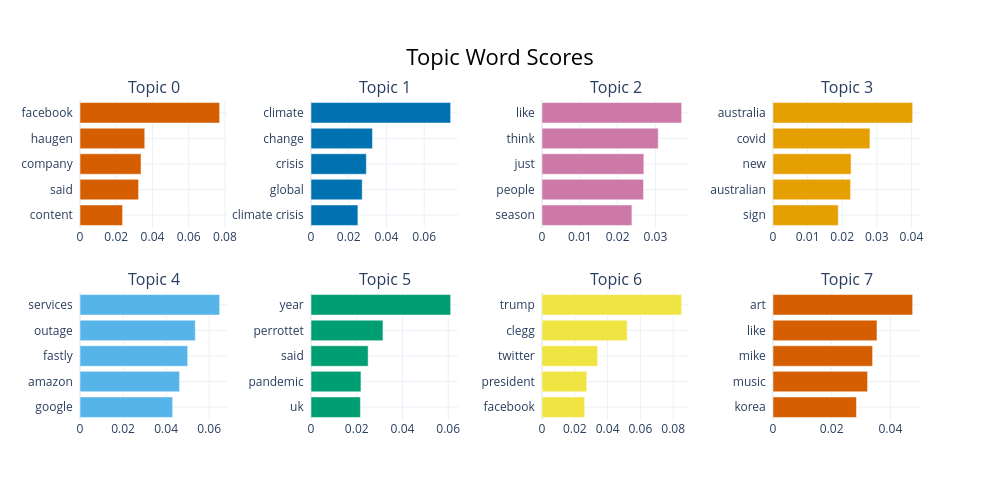

The cell this chart's notebook holds for it:
### Markdown cell above
## preAI

### Code cell
fig = pre_model.visualize_barchart(top_n_topics=8)
fig.show()

### Figure 1 — Plotly figure (JSON) as saved in the notebook; plotly's stock layout.template omitted (floating-point values rounded to 4 significant figures)
{"data": [{"marker": {"color": "#D55E00"}, "orientation": "h", "type": "bar", "x": [0.02349, 0.03232, 0.03368, 0.03573, 0.07707], "xaxis": "x", "y": ["content  ", "said  ", "company  ", "haugen  ", "facebook  "], "yaxis": "y"}, {"marker": {"color": "#0072B2"}, "orientation": "h", "type": "bar", "x": [0.02488, 0.02715, 0.02934, 0.03258, 0.07404], "xaxis": "x2", "y": ["climate crisis  ", "global  ", "crisis  ", "change  ", "climate  "], "yaxis": "y2"}, {"marker": {"color": "#CC79A7"}, "orientation": "h", "type": "bar", "x": [0.02378, 0.02686, 0.02694, 0.03075, 0.03694], "xaxis": "x3", "y": ["season  ", "people  ", "just  ", "think  ", "like  "], "yaxis": "y3"}, {"marker": {"color": "#E69F00"}, "orientation": "h", "type": "bar", "x": [0.01887, 0.02243, 0.02256, 0.02801, 0.04036], "xaxis": "x4", "y": ["sign  ", "australian  ", "new  ", "covid  ", "australia  "], "yaxis": "y4"}, {"marker": {"color": "#56B4E9"}, "orientation": "h", "type": "bar", "x": [0.04303, 0.04627, 0.05003, 0.05356, 0.06488], "xaxis": "x5", "y": ["google  ", "amazon  ", "fastly  ", "outage  ", "services  "], "yaxis": "y5"}, {"marker": {"color": "#009E73"}, "orientation": "h", "type": "bar", "x": [0.02162, 0.02185, 0.02498, 0.03147, 0.06107], "xaxis": "x6", "y": ["uk  ", "pandemic  ", "said  ", "perrottet  ", "year  "], "yaxis": "y6"}, {"marker": {"color": "#F0E442"}, "orientation": "h", "type": "bar", "x": [0.02602, 0.0273, 0.03391, 0.05194, 0.08516], "xaxis": "x7", "y": ["facebook  ", "president  ", "twitter  ", "clegg  ", "trump  "], "yaxis": "y7"}, {"marker": {"color": "#D55E00"}, "orientation": "h", "type": "bar", "x": [0.02845, 0.03224, 0.03394, 0.03544, 0.0476], "xaxis": "x8", "y": ["korea  ", "music  ", "mike  ", "like  ", "art  "], "yaxis": "y8"}], "layout": {"annotations": [{"font": {"size": 16}, "showarrow": false, "text": "Topic 0", "x": 0.0875, "xanchor": "center", "xref": "paper", "y": 1, "yanchor": "bottom", "yref": "paper"}, {"font": {"size": 16}, "showarrow": false, "text": "Topic 1", "x": 0.3625, "xanchor": "center", "xref": "paper", "y": 1, "yanchor": "bottom", "yref": "paper"}, {"font": {"size": 16}, "showarrow": false, "text": "Topic 2", "x": 0.6375, "xanchor": "center", "xref": "paper", "y": 1, "yanchor": "bottom", "yref": "paper"}, {"font": {"size": 16}, "showarrow": false, "text": "Topic 3", "x": 0.9125, "xanchor": "center", "xref": "paper", "y": 1, "yanchor": "bottom", "yref": "paper"}, {"font": {"size": 16}, "showarrow": false, "text": "Topic 4", "x": 0.0875, "xanchor": "center", "xref": "paper", "y": 0.4, "yanchor": "bottom", "yref": "paper"}, {"font": {"size": 16}, "showarrow": false, "text": "Topic 5", "x": 0.3625, "xanchor": "center", "xref": "paper", "y": 0.4, "yanchor": "bottom", "yref": "paper"}, {"font": {"size": 16}, "showarrow": false, "text": "Topic 6", "x": 0.6375, "xanchor": "center", "xref": "paper", "y": 0.4, "yanchor": "bottom", "yref": "paper"}, {"font": {"size": 16}, "showarrow": false, "text": "Topic 7", "x": 0.9125, "xanchor": "center", "xref": "paper", "y": 0.4, "yanchor": "bottom", "yref": "paper"}], "height": 500, "hoverlabel": {"bgcolor": "white", "font": {"family": "Rockwell", "size": 16}}, "showlegend": false, "title": {"font": {"color": "Black", "size": 22}, "text": "Topic Word Scores", "x": 0.5, "xanchor": "center", "yanchor": "top"}, "width": 1000, "xaxis": {"anchor": "y", "domain": [0, 0.175], "showgrid": true}, "xaxis2": {"anchor": "y2", "domain": [0.275, 0.45], "showgrid": true}, "xaxis3": {"anchor": "y3", "domain": [0.55, 0.725], "showgrid": true}, "xaxis4": {"anchor": "y4", "domain": [0.825, 1], "showgrid": true}, "xaxis5": {"anchor": "y5", "domain": [0, 0.175], "showgrid": true}, "xaxis6": {"anchor": "y6", "domain": [0.275, 0.45], "showgrid": true}, "xaxis7": {"anchor": "y7", "domain": [0.55, 0.725], "showgrid": true}, "xaxis8": {"anchor": "y8", "domain": [0.825, 1], "showgrid": true}, "yaxis": {"anchor": "x", "domain": [0.6, 1], "showgrid": true}, "yaxis2": {"anchor": "x2", "domain": [0.6, 1], "showgrid": true}, "yaxis3": {"anchor": "x3", "domain": [0.6, 1], "showgrid": true}, "yaxis4": {"anchor": "x4", "domain": [0.6, 1], "showgrid": true}, "yaxis5": {"anchor": "x5", "domain": [0, 0.4], "showgrid": true}, "yaxis6": {"anchor": "x6", "domain": [0, 0.4], "showgrid": true}, "yaxis7": {"anchor": "x7", "domain": [0, 0.4], "showgrid": true}, "yaxis8": {"anchor": "x8", "domain": [0, 0.4], "showgrid": true}}}
